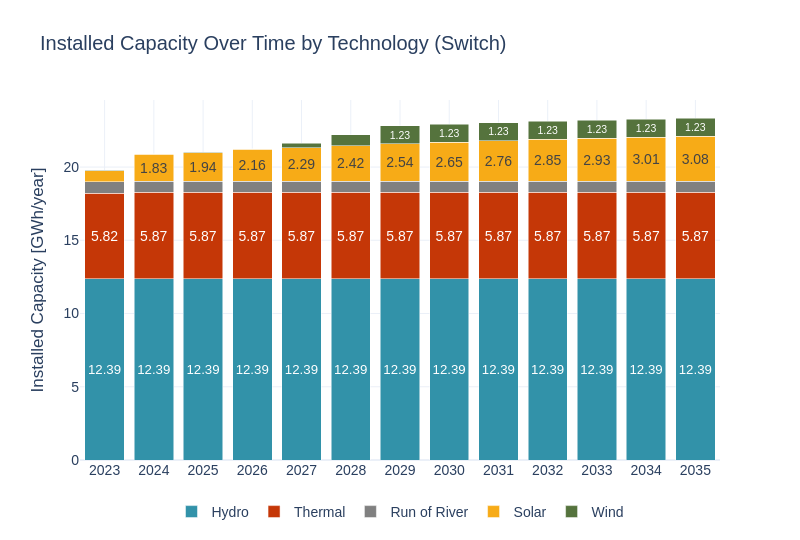

Write notebook code for a chart like this one.
### Code cell
import pandas as pd

cap_inst = pd.read_csv(model_outputs_path + 'BuildGen.csv')
gen_info = pd.read_csv(model_inputs_path + 'gen_info.csv')

# Unir con info de tecnologías
cap_inst = pd.merge(cap_inst, gen_info, left_on='GEN_BLD_YRS_1',
                    right_on='GENERATION_PROJECT', how='inner')
# Filtrar solo plantas activas (gen_max_age > 1)
cap_inst = cap_inst[cap_inst['gen_max_age'] > 1]
# Expandir cada planta en sus años activos
records = []
for _, row in cap_inst.iterrows():
    start_year = row['GEN_BLD_YRS_2']
    end_year = start_year + row['gen_max_age'] - 1
    for year in range(start_year, end_year + 1):
        if year <= 2035:
            records.append({
                'year': year,
                'gen_tech': row['gen_tech'],
                'BuildGen': row['BuildGen']
            })

# Crear nuevo DataFrame con capacidad activa por año
cap_inst_expanded = pd.DataFrame(records)
# Sumar capacidad instalada activa por año y tecnología
cap_inst_switch = cap_inst_expanded.groupby(['year', 'gen_tech'], as_index=False)['BuildGen'].sum()
cap_inst_switch = cap_inst_switch[cap_inst_switch['year'] >= years[0]]
cap_inst_switch = cap_inst_switch[cap_inst_switch['year'] <= years[1]]
cap_inst_switch['BuildGen'] = cap_inst_switch['BuildGen'] / 1000
sw.scenarios.dispatched_generation(cap_inst_switch, 'Installed Capacity', 'GWh', 'year', 'BuildGen', 'gen_tech', scenario_name, 'Switch', 1)

#cap_inst_switch.to_csv('./11_switch.csv')

### Figure 1 — Plotly figure (JSON) as saved in the notebook; plotly's stock layout.template omitted (floating-point values rounded to 4 significant figures)
{"data": [{"hovertemplate": "gen_tech=Hydro<br>Year=%{x}<br>Dispatched Generation (MW)=%{y}<br>text=%{text}<extra></extra>", "insidetextanchor": "middle", "legendgroup": "Hydro", "marker": {"color": "#3292A9", "pattern": {"shape": ""}}, "name": "Hydro", "orientation": "v", "showlegend": true, "text": ["12.39", "12.39", "12.39", "12.39", "12.39", "12.39", "12.39", "12.39", "12.39", "12.39", "12.39", "12.39", "12.39"], "textangle": 0, "textposition": "inside", "texttemplate": "%{text}", "type": "bar", "x": [2023, 2024, 2025, 2026, 2027, 2028, 2029, 2030, 2031, 2032, 2033, 2034, 2035], "xaxis": "x", "y": [12.39, 12.39, 12.39, 12.39, 12.39, 12.39, 12.39, 12.39, 12.39, 12.39, 12.39, 12.39, 12.39], "yaxis": "y"}, {"hovertemplate": "gen_tech=Thermal<br>Year=%{x}<br>Dispatched Generation (MW)=%{y}<br>text=%{text}<extra></extra>", "insidetextanchor": "middle", "legendgroup": "Thermal", "marker": {"color": "#C53707", "pattern": {"shape": ""}}, "name": "Thermal", "orientation": "v", "showlegend": true, "text": ["5.82", "5.87", "5.87", "5.87", "5.87", "5.87", "5.87", "5.87", "5.87", "5.87", "5.87", "5.87", "5.87"], "textangle": 0, "textposition": "inside", "texttemplate": "%{text}", "type": "bar", "x": [2023, 2024, 2025, 2026, 2027, 2028, 2029, 2030, 2031, 2032, 2033, 2034, 2035], "xaxis": "x", "y": [5.822, 5.873, 5.873, 5.873, 5.873, 5.873, 5.873, 5.873, 5.873, 5.873, 5.873, 5.873, 5.873], "yaxis": "y"}, {"hovertemplate": "gen_tech=Run of River<br>Year=%{x}<br>Dispatched Generation (MW)=%{y}<br>text=%{text}<extra></extra>", "insidetextanchor": "middle", "legendgroup": "Run of River", "marker": {"color": "#808080", "pattern": {"shape": ""}}, "name": "Run of River", "orientation": "v", "showlegend": true, "text": ["", "", "", "", "", "", "", "", "", "", "", "", ""], "textangle": 0, "textposition": "inside", "texttemplate": "%{text}", "type": "bar", "x": [2023, 2024, 2025, 2026, 2027, 2028, 2029, 2030, 2031, 2032, 2033, 2034, 2035], "xaxis": "x", "y": [0.782, 0.782, 0.782, 0.782, 0.782, 0.782, 0.782, 0.782, 0.782, 0.782, 0.782, 0.782, 0.782], "yaxis": "y"}, {"hovertemplate": "gen_tech=Solar<br>Year=%{x}<br>Dispatched Generation (MW)=%{y}<br>text=%{text}<extra></extra>", "insidetextanchor": "middle", "legendgroup": "Solar", "marker": {"color": "#F7AB17", "pattern": {"shape": ""}}, "name": "Solar", "orientation": "v", "showlegend": true, "text": ["", "1.83", "1.94", "2.16", "2.29", "2.42", "2.54", "2.65", "2.76", "2.85", "2.93", "3.01", "3.08"], "textangle": 0, "textposition": "inside", "texttemplate": "%{text}", "type": "bar", "x": [2023, 2024, 2025, 2026, 2027, 2028, 2029, 2030, 2031, 2032, 2033, 2034, 2035], "xaxis": "x", "y": [0.7522, 1.832, 1.942, 2.16, 2.288, 2.416, 2.539, 2.648, 2.757, 2.848, 2.927, 3.007, 3.075], "yaxis": "y"}, {"hovertemplate": "gen_tech=Wind<br>Year=%{x}<br>Dispatched Generation (MW)=%{y}<br>text=%{text}<extra></extra>", "insidetextanchor": "middle", "legendgroup": "Wind", "marker": {"color": "#55733D", "pattern": {"shape": ""}}, "name": "Wind", "orientation": "v", "showlegend": true, "text": ["", "", "", "", "", "", "1.23", "1.23", "1.23", "1.23", "1.23", "1.23", "1.23"], "textangle": 0, "textposition": "inside", "texttemplate": "%{text}", "type": "bar", "x": [2023, 2024, 2025, 2026, 2027, 2028, 2029, 2030, 2031, 2032, 2033, 2034, 2035], "xaxis": "x", "y": [0.032, 0.032, 0.032, 0.032, 0.287, 0.737, 1.229, 1.229, 1.229, 1.229, 1.229, 1.229, 1.229], "yaxis": "y"}], "layout": {"barmode": "stack", "font": {"family": "Arial", "size": 14}, "height": 540, "legend": {"orientation": "h", "title": {}, "tracegroupgap": 0, "x": 0.5, "xanchor": "center", "y": -0.1}, "title": {"text": "Installed Capacity Over Time by Technology (Switch)"}, "width": 800, "xaxis": {"anchor": "y", "domain": [0, 1], "showgrid": true, "tickangle": 0, "tickfont": {"family": "Arial", "size": 14}, "tickvals": [2023, 2024, 2025, 2026, 2027, 2028, 2029, 2030, 2031, 2032, 2033, 2034, 2035], "title": {"text": ""}}, "yaxis": {"anchor": "x", "domain": [0, 1], "title": {"text": "Installed Capacity [GWh/year]"}}}}
